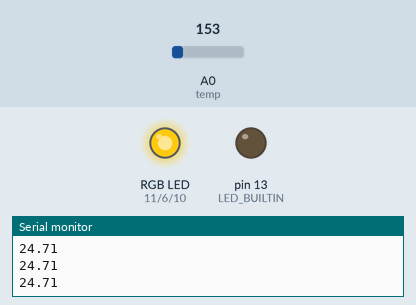
This sketch was run on a simulated Arduino Uno, built with avr-gcc and run on an emulated ATmega328P. Shown: an RGB LED mixed from three pins (HIGH = lit), output pins drawn as LEDs (lit = HIGH), the last lines printed to the serial monitor. Inputs (shaded band) come from the test bench; at power-on: A0 (temp) = 153.

Above: at 1.2 s.
1.3 s: A0 (temp) set to 164
At 1.6 s:
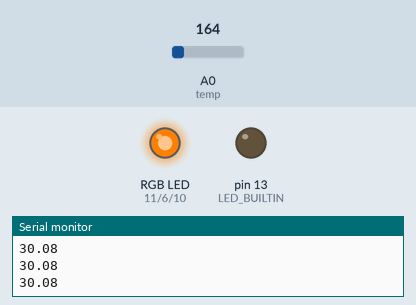
2.8 s: A0 (temp) set to 175
At 3.9 s:
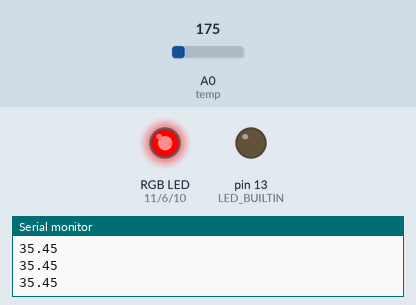
4.3 s: A0 (temp) set to 165
At 5.1 s:
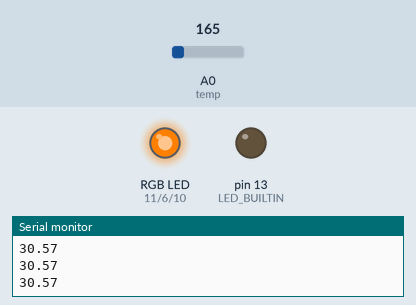
5.8 s: A0 (temp) set to 191
At 6.2 s:
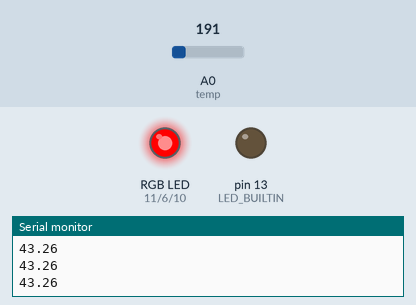
Timing chart, 0 to 8.3 s (numbered marks = the images above; inputs shaded):
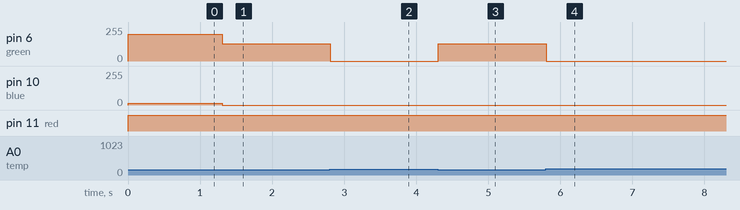

The sketch:

taller_5.ino
```cpp
//https://www.tinkercad.com/things/aULpNGREqiF
//i use that pines because i need send analog values with pwd
#define red 11
#define green 6
#define blue 10
#define temp A0
double toC(double  n){
    return (((n*5)/1024)-0.5)*100;//max value is 358 on temperature sensor
  }
void setup(){
  Serial.begin(9600);
  pinMode(red,OUTPUT);
  pinMode(green,OUTPUT);
  pinMode(blue,OUTPUT);
  pinMode(LED_BUILTIN, OUTPUT);
}

void loop(){
  auto temperature=toC(analogRead(temp));
  Serial.println(temperature);
  if(temperature<=28){
  	analogWrite(red,255);
    analogWrite(green,201);
    analogWrite(blue,14);
  }else if(temperature>30 && temperature<=32){
   	analogWrite(red,255);
    analogWrite(green,128);
        analogWrite(blue,0);

  }else if(temperature>32){
    analogWrite(red,255);
        analogWrite(green,0);
    analogWrite(blue,0);
  }
}
```

Measured:
- the behaviour switches between 163 and 164 on A0 (temp) (found by bisection; images 0 and 1)
- after the input at 1.3 s, pin 6 (green): 201/255 → 128/255 at once; pin 10 (blue): 14/255 → 0/255 at once
- after the input at 2.8 s, pin 6 (green): 128/255 → 0/255 at once
- after the input at 4.3 s, pin 6 (green): 0/255 → 128/255 at once
- after the input at 5.8 s, pin 6 (green): 128/255 → 0/255 at once
